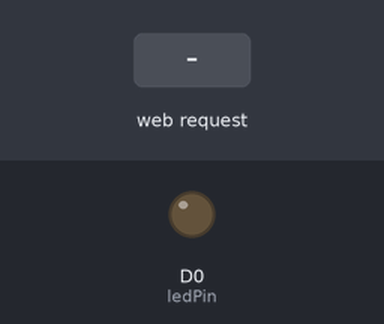
Bench run of a sketch on a simulated ESP8266 (NodeMCU). Parts: output pins drawn as LEDs (lit = HIGH). The inputs (shaded band) are chosen by the test bench. WiFi joins after 1.5 s; servers stay silent unless stated; what the sketch prints to the serial monitor is not drawn.

Above: at 2.7 s.
2.8 s: HTTP request GET /LED=ON received
At 3.9 s:
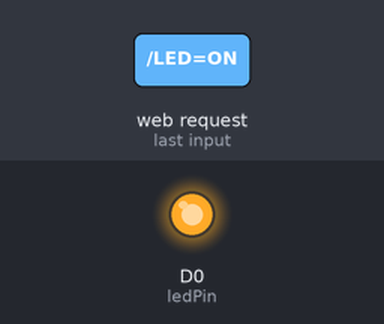
4.3 s: HTTP request GET /LED=OFF received
At 5.0 s:
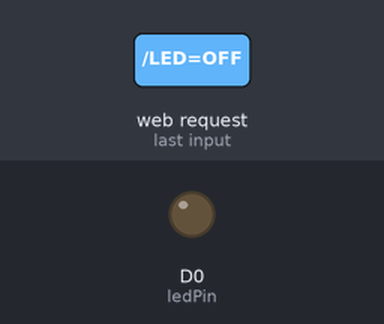
Timing chart, 0 to 7.3 s (numbered marks = the images above; inputs shaded):
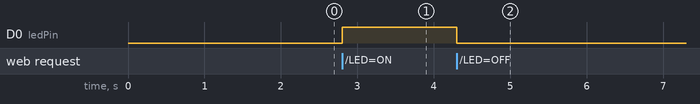

Measured:
- after the input at 2.8 s, D0 (ledPin): LOW → HIGH at once
- after the input at 4.3 s, D0 (ledPin): HIGH → LOW at once

The sketch:

z1.ino
```cpp
#include <ESP8266WiFi.h>

const char* ssid = "WiFi Name";  // WiFi Name
const char* password = "Wifi Password";  // Wifi Password

int ledPin = D0;
WiFiServer server(80);

void setup(){
  pinMode(ledPin, OUTPUT);
  digitalWrite(ledPin, LOW);  // led = off.

  Serial.begin(115200);
  Serial.println();
  Serial.print("Wifi connecting to ");
  Serial.println( ssid );

  WiFi.begin(ssid,password);

  Serial.println();
  Serial.print("Connecting");

  while( WiFi.status() != WL_CONNECTED ){
      delay(500);
      Serial.print(".");
  }


  Serial.println();
  Serial.println("Wifi Connected Success!");
  Serial.print("NodeMCU IP Address : ");
  Serial.println(WiFi.localIP() );

  server.begin();
  Serial.println("NodeMCU Server started");

  // IP address
  Serial.print("Use this URL to connect: ");
  Serial.print("http://");
  Serial.print(WiFi.localIP());
  Serial.println("/");

}


void loop() {

  WiFiClient client = server.available();
  if (!client) {
    return;
  }

  Serial.println("New client");
  while(!client.available()){
    delay(1);
  }

  String request = client.readStringUntil('\r');
  Serial.println(request);
  client.flush();


  int value = LOW;
  if (request.indexOf("/LED=ON") != -1)  {
    digitalWrite(ledPin, HIGH);
    value = HIGH;
  }
  if (request.indexOf("/LED=OFF") != -1)  {
    digitalWrite(ledPin, LOW);
    value = LOW;
  }


  client.println("HTTP/1.1 200 OK");
  client.println("Content-Type: text/html");
  client.println("");

  client.println("<!DOCTYPE HTML>");
  client.println("<html>");
  client.println("<head>");
  client.println("<title>LED</title>");
  client.println("<link rel=\"icon\" href=\"https://cdn.pixabay.com/photo/2013/07/12/18/47/led-153883__340.png\" type=\"image/x-icon\">");
  client.println("</head>");
  client.println("<body>");
  client.println("<h1>LED Control</h1>");

  client.print("Led pin is now: ");

  if(value == HIGH) {
    client.print("On");
  } else {
    client.print("Off");
  }
  client.println("<br><br>");
  client.println("<a href=\"/LED=ON\"\"><button>Turn On </button></a>");
  client.println("<a href=\"/LED=OFF\"\"><button>Turn Off </button></a><br />");
  client.println("</html>");

  delay(1);
  Serial.println("Client disonnected");
  Serial.println("");

}
```
